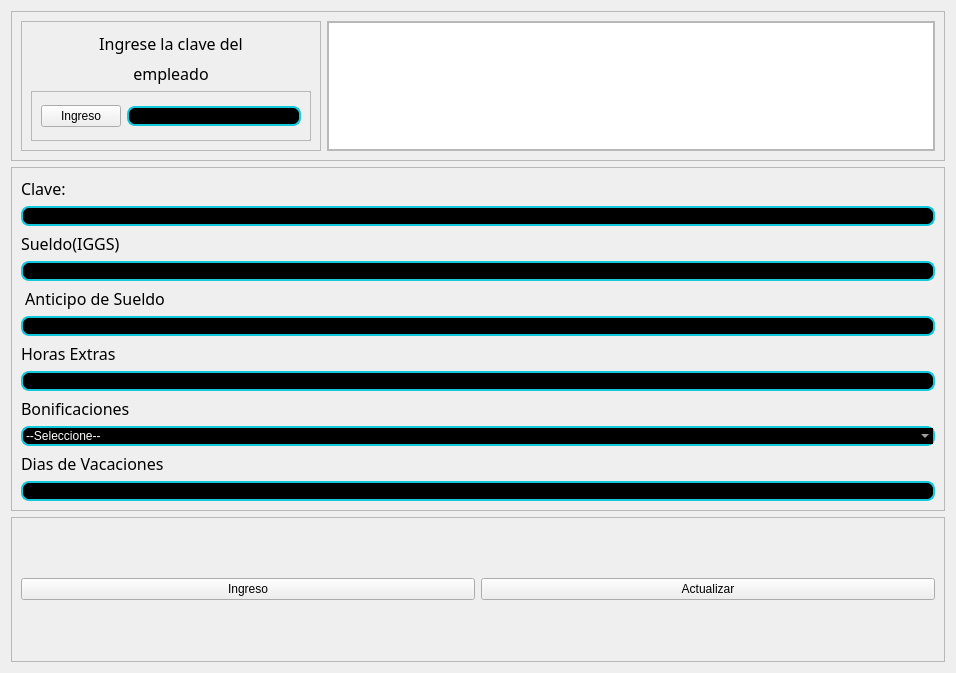
                      <widget class="QWidget" name="page_8">
                       <property name="geometry">
                        <rect>
                         <x>0</x>
                         <y>0</y>
                         <width>956</width>
                         <height>673</height>
                        </rect>
                       </property>
                       <attribute name="icon">
                        <iconset>
                         <normaloff>../../../../Downloads/align-justify.svg</normaloff>../../../../Downloads/align-justify.svg</iconset>
                       </attribute>
                       <attribute name="label">
                        <string>Planilla</string>
                       </attribute>
                       <layout class="QVBoxLayout" name="verticalLayout_16">
                        <item>
                         <widget class="QFrame" name="frame_7">
                          <property name="minimumSize">
                           <size>
                            <width>0</width>
                            <height>150</height>
                           </size>
                          </property>
                          <property name="maximumSize">
                           <size>
                            <width>16777215</width>
                            <height>150</height>
                           </size>
                          </property>
                          <property name="styleSheet">
                           <string notr="true">QLineEdit{
border: 2px solid #14c8dc;
border-radius: 8px;
color: rgb(255, 255, 255);
background-color:rgb(0,0,0);
font: 75 12pt&quot;Times New Roman&quot;;
}

QTableWidget{
color: rgb(255, 255, 255);
gridline-color:rgb(0, 0, 0);
font-size:12pt;
color:#000000;
}

QHeaderView::section{
	background-color: rgb(0, 0, 0);
	border: 1px solid rgb(0, 0, 127);
	font-size: 12pt
}

QTableWidgetQTableCornerButton::section{
	background-color: rgb(0, 0, 0);
	borde: 1px solid rgb(0, 206, 151)
}
</string>
                          </property>
                          <property name="frameShape">
                           <enum>QFrame::StyledPanel</enum>
                          </property>
                          <property name="frameShadow">
                           <enum>QFrame::Raised</enum>
                          </property>
                          <layout class="QHBoxLayout" name="horizontalLayout_14">
                           <item>
                            <widget class="QFrame" name="frame_10">
                             <property name="maximumSize">
                              <size>
                               <width>300</width>
                               <height>16777215</height>
                              </size>
                             </property>
                             <property name="frameShape">
                              <enum>QFrame::StyledPanel</enum>
                             </property>
                             <property name="frameShadow">
                              <enum>QFrame::Raised</enum>
                             </property>
                             <layout class="QVBoxLayout" name="verticalLayout_36">
                              <item>
                               <widget class="QLabel" name="label_16">
                                <property name="font">
                                 <font>
                                  <family>Arial Black</family>
                                  <pointsize>12</pointsize>
                                  <weight>3</weight>
                                  <italic>false</italic>
                                  <bold>false</bold>
                                 </font>
                                </property>
                                <property name="text">
                                 <string>Ingrese la clave del</string>
                                </property>
                                <property name="alignment">
                                 <set>Qt::AlignCenter</set>
                                </property>
                               </widget>
                              </item>
                              <item>
                               <widget class="QLabel" name="label_17">
                                <property name="font">
                                 <font>
                                  <family>Arial Black</family>
                                  <pointsize>12</pointsize>
                                  <weight>3</weight>
                                  <italic>false</italic>
                                  <bold>false</bold>
                                 </font>
                                </property>
                                <property name="layoutDirection">
                                 <enum>Qt::LeftToRight</enum>
                                </property>
                                <property name="text">
                                 <string>empleado</string>
                                </property>
                                <property name="alignment">
                                 <set>Qt::AlignCenter</set>
                                </property>
                               </widget>
                              </item>
                              <item>
                               <widget class="QFrame" name="frame_29">
                                <property name="minimumSize">
                                 <size>
                                  <width>0</width>
                                  <height>50</height>
                                 </size>
                                </property>
                                <property name="frameShape">
                                 <enum>QFrame::StyledPanel</enum>
                                </property>
                                <property name="frameShadow">
                                 <enum>QFrame::Raised</enum>
                                </property>
                                <layout class="QHBoxLayout" name="horizontalLayout_15">
                                 <item>
                                  <widget class="QPushButton" name="ingreso_planilla">
                                   <property name="text">
                                    <string>Ingreso</string>
                                   </property>
                                  </widget>
                                 </item>
                                 <item>
                                  <widget class="QLineEdit" name="text_ver_empleado"/>
                                 </item>
                                </layout>
                               </widget>
                              </item>
                             </layout>
                            </widget>
                           </item>
                           <item>
                            <widget class="QFrame" name="frame_11">
                             <property name="maximumSize">
                              <size>
                               <width>16777215</width>
                               <height>16777215</height>
                              </size>
                             </property>
                             <property name="frameShape">
                              <enum>QFrame::StyledPanel</enum>
                             </property>
                             <property name="frameShadow">
                              <enum>QFrame::Raised</enum>
                             </property>
                             <layout class="QVBoxLayout" name="verticalLayout_35">
                              <property name="spacing">
                               <number>0</number>
                              </property>
                              <property name="leftMargin">
                               <number>0</number>
                              </property>
                              <property name="topMargin">
                               <number>0</number>
                              </property>
                              <property name="rightMargin">
                               <number>0</number>
                              </property>
                              <property name="bottomMargin">
                               <number>0</number>
                              </property>
                              <item>
                               <widget class="QTableWidget" name="tabla_planilla">
                                <property name="styleSheet">
                                 <string notr="true">color: white;</string>
                                </property>
                               </widget>
                              </item>
                             </layout>
                            </widget>
                           </item>
                          </layout>
                         </widget>
                        </item>
                        <item>
                         <widget class="QFrame" name="frame_9">
                          <property name="styleSheet">
                           <string notr="true">QLineEdit{
border: 2px solid #14c8dc;
border-radius: 8px;
color: rgb(255, 255, 255);
background-color:rgb(0,0,0);
font: 75 12pt&quot;Times New Roman&quot;;
}</string>
                          </property>
                          <property name="frameShape">
                           <enum>QFrame::StyledPanel</enum>
                          </property>
                          <property name="frameShadow">
                           <enum>QFrame::Raised</enum>
                          </property>
                          <layout class="QVBoxLayout" name="verticalLayout_19">
                           <item>
                            <widget class="QLabel" name="label_44">
                             <property name="font">
                              <font>
                               <family>Arial Black</family>
                               <pointsize>12</pointsize>
                               <weight>3</weight>
                               <italic>false</italic>
                               <bold>false</bold>
                              </font>
                             </property>
                             <property name="text">
                              <string>Clave:</string>
                             </property>
                            </widget>
                           </item>
                           <item>
                            <widget class="QLineEdit" name="text_clave"/>
                           </item>
                           <item>
                            <widget class="QLabel" name="clave1">
                             <property name="font">
                              <font>
                               <family>Arial Black</family>
                               <pointsize>12</pointsize>
                               <weight>3</weight>
                               <italic>false</italic>
                               <bold>false</bold>
                              </font>
                             </property>
                             <property name="text">
                              <string>Sueldo(IGGS)</string>
                             </property>
                            </widget>
                           </item>
                           <item>
                            <widget class="QLineEdit" name="text_sueldo_planilla"/>
                           </item>
                           <item>
                            <widget class="QLabel" name="label_41">
                             <property name="font">
                              <font>
                               <family>Arial Black</family>
                               <pointsize>12</pointsize>
                               <weight>3</weight>
                               <italic>false</italic>
                               <bold>false</bold>
                              </font>
                             </property>
                             <property name="text">
                              <string> Anticipo de Sueldo</string>
                             </property>
                            </widget>
                           </item>
                           <item>
                            <widget class="QLineEdit" name="text_anticipo_planilla"/>
                           </item>
                           <item>
                            <widget class="QLabel" name="label_40">
                             <property name="font">
                              <font>
                               <family>Arial Black</family>
                               <pointsize>12</pointsize>
                               <weight>3</weight>
                               <italic>false</italic>
                               <bold>false</bold>
                              </font>
                             </property>
                             <property name="text">
                              <string>Horas Extras</string>
                             </property>
                            </widget>
                           </item>
                           <item>
                            <widget class="QLineEdit" name="text_extras"/>
                           </item>
                           <item>
                            <widget class="QLabel" name="label_45">
                             <property name="font">
                              <font>
                               <family>Arial Black</family>
                               <pointsize>12</pointsize>
                               <weight>3</weight>
                               <italic>false</italic>
                               <bold>false</bold>
                              </font>
                             </property>
                             <property name="text">
                              <string>Bonificaciones</string>
                             </property>
                            </widget>
                           </item>
                           <item>
                            <widget class="QComboBox" name="cb_bonoficaciones">
                             <property name="styleSheet">
                              <string notr="true">border: 2px solid #14c8dc;
border-radius: 8px;
color: rgb(255, 255, 255);
background-color:rgb(0,0,0);
font: 75 12pt&quot;Times New Roman&quot;;
</string>
                             </property>
                             <item>
                              <property name="text">
                               <string>--Seleccione--</string>
                              </property>
                             </item>
                             <item>
                              <property name="text">
                               <string>Bono 14</string>
                              </property>
                             </item>
                             <item>
                              <property name="text">
                               <string>Aguinaldo</string>
                              </property>
                             </item>
                             <item>
                              <property name="text">
                               <string>Ninguno</string>
                              </property>
                             </item>
                            </widget>
                           </item>
                           <item>
                            <widget class="QLabel" name="label_42">
                             <property name="font">
                              <font>
                               <family>Arial Black</family>
                               <pointsize>12</pointsize>
                               <weight>3</weight>
                               <italic>false</italic>
                               <bold>false</bold>
                              </font>
                             </property>
                             <property name="text">
                              <string>Dias de Vacaciones</string>
                             </property>
                            </widget>
                           </item>
                           <item>
                            <widget class="QLineEdit" name="text_vacaciones"/>
                           </item>
                          </layout>
                         </widget>
                        </item>
                        <item>
                         <widget class="QFrame" name="frame_28">
                          <property name="minimumSize">
                           <size>
                            <width>0</width>
                            <height>50</height>
                           </size>
                          </property>
                          <property name="frameShape">
                           <enum>QFrame::StyledPanel</enum>
                          </property>
                          <property name="frameShadow">
                           <enum>QFrame::Raised</enum>
                          </property>
                          <layout class="QHBoxLayout" name="horizontalLayout_13">
                           <item>
                            <widget class="QPushButton" name="ingreso_planilla_2">
                             <property name="text">
                              <string>Ingreso</string>
                             </property>
                            </widget>
                           </item>
                           <item>
                            <widget class="QPushButton" name="btn_acutalizar_planilla">
                             <property name="text">
                              <string>Actualizar</string>
                             </property>
                            </widget>
                           </item>
                          </layout>
                         </widget>
                        </item>
                       </layout>
                      </widget>
